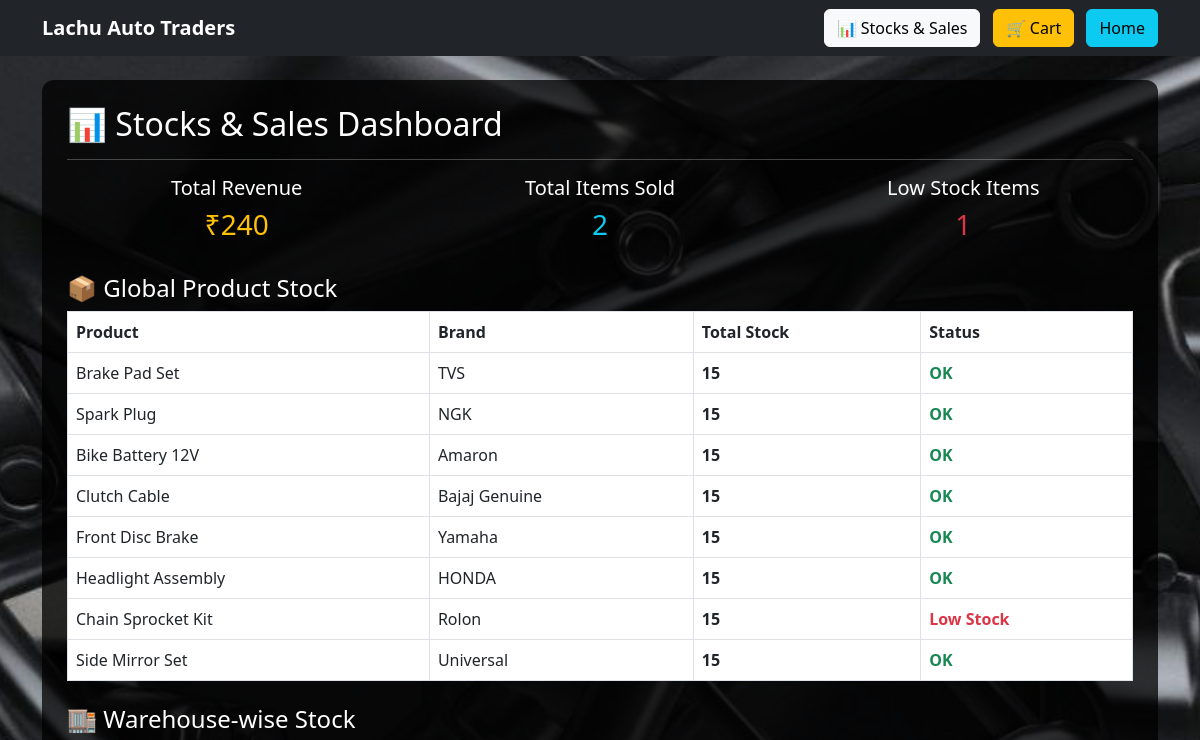
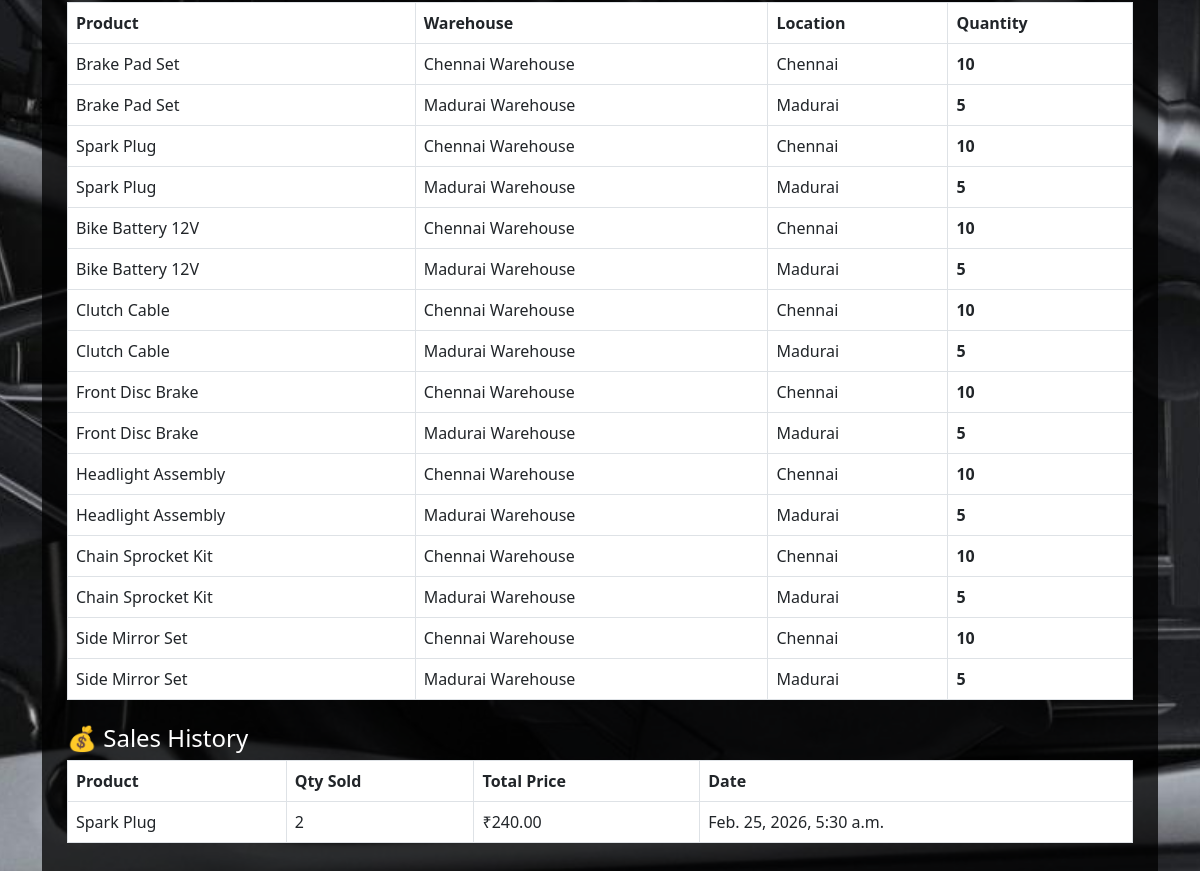
Page /dashboard/ on the earlier database version (2 pictures, top to bottom).
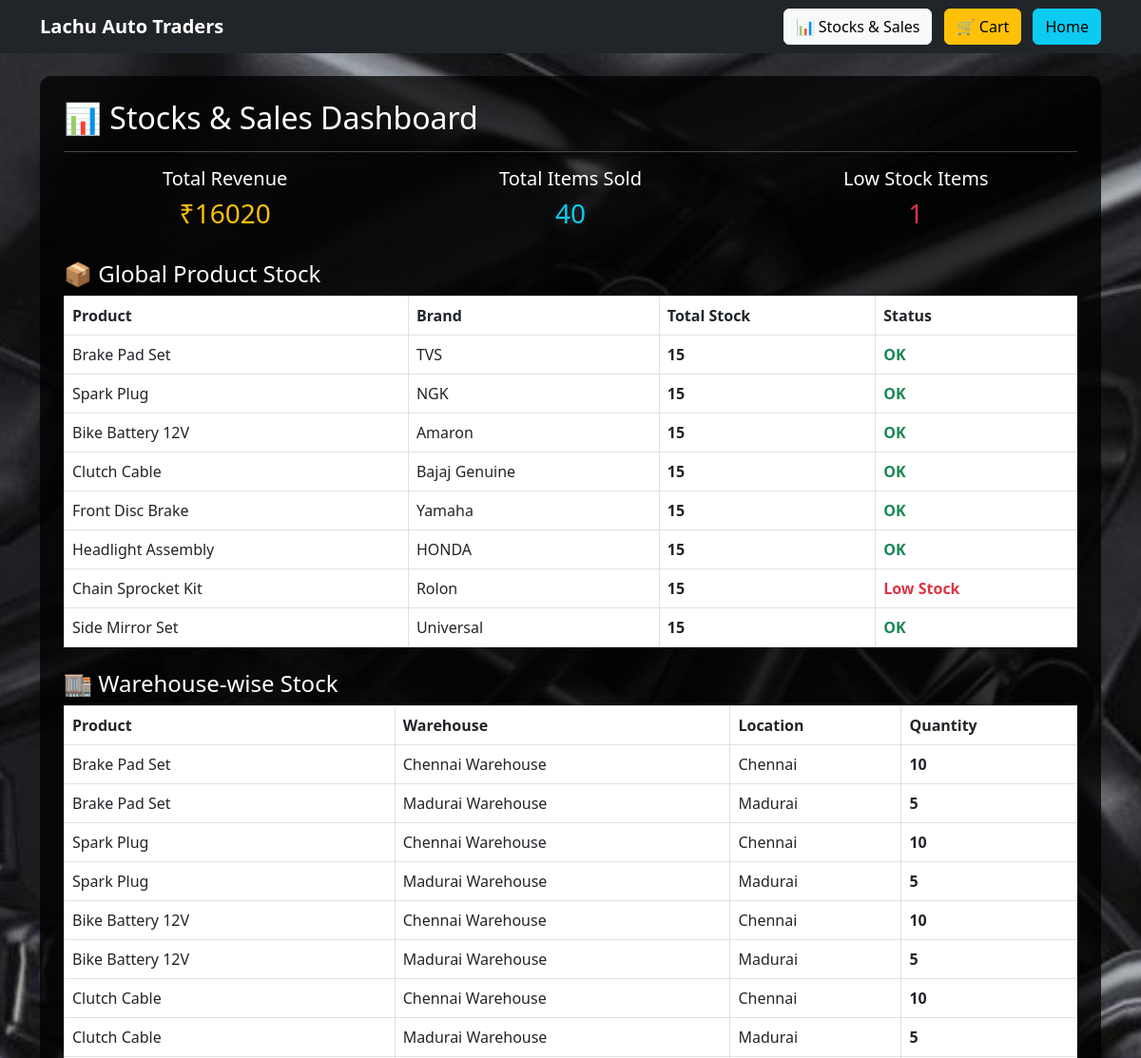
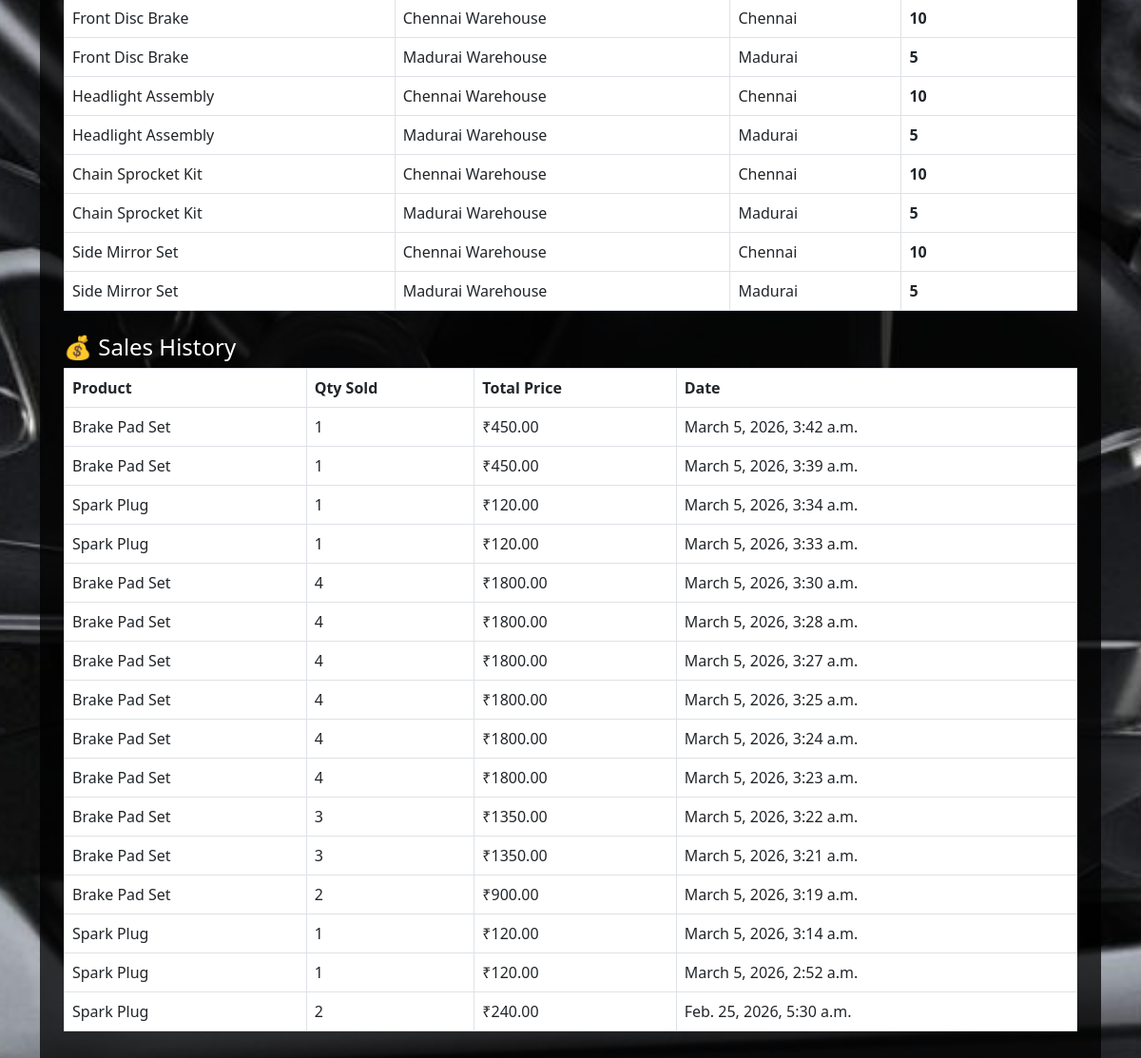
Same page on the later database version (2 pictures, top to bottom).
### inventory/models.py (models this page shows, shortened)
class Product(models.Model):
    name = models.CharField(max_length=200)
    brand = models.CharField(max_length=100)
    bike_model = models.CharField(max_length=100)
    category = models.CharField(max_length=100)
    part_number = models.CharField(max_length=100, unique=True)
    quantity = models.IntegerField(default=0)
    price = models.DecimalField(max_digits=10, decimal_places=2)
    reorder_level = models.IntegerField(default=5)
    description = models.TextField(blank=True)
    created_at = models.DateTimeField(auto_now_add=True)

class Stock(models.Model):
    product = models.ForeignKey(Product, on_delete=models.CASCADE)
    warehouse = models.ForeignKey(Warehouse, on_delete=models.CASCADE)
    quantity = models.IntegerField(default=0)

class Warehouse(models.Model):
    name = models.CharField(max_length=100)
    location = models.CharField(max_length=200)

class Sale(models.Model):
    product = models.ForeignKey(Product, on_delete=models.CASCADE)
    quantity = models.IntegerField()
    total_price = models.DecimalField(max_digits=10, decimal_places=2)
    sold_at = models.DateTimeField(auto_now_add=True)

### inventory/views.py (the view)
# urls.py: path('dashboard/', views.dashboard, name='dashboard'),
def dashboard(request):
    products = Product.objects.all()
    sales = Sale.objects.all().order_by('-sold_at')
    stocks = Stock.objects.select_related('product', 'warehouse')
    product_summary = []
    for product in products:
        total_stock = Stock.objects.filter(product=product).aggregate(
            total=Sum('quantity')
        )['total'] or 0
        product_summary.append({
            'product': product,
            'total_stock': total_stock
        })
    total_revenue = Sale.objects.aggregate(
        total=Sum('total_price')
    )['total'] or 0
    total_items_sold = Sale.objects.aggregate(
        total=Sum('quantity')
    )['total'] or 0
    low_stock_count = sum(
        1 for item in product_summary
        if item['total_stock'] <= item['product'].reorder_level
    )
    context = {
        'products': products,
        'sales': sales,
        'stocks': stocks,
        'product_summary': product_summary,  # ⭐ IMPORTANT
        'total_revenue': total_revenue,
        'total_items_sold': total_items_sold,
        'low_stock_count': low_stock_count,
    }
    return render(request, 'inventory/dashboard.html', context)

### inventory/templates/inventory/dashboard.html (shortened to what this page needs)
{% load static %}
<!DOCTYPE html>
<html>
<head>
    <link href="https://cdn.jsdelivr.net/npm/bootstrap@5.3.0/dist/css/bootstrap.min.css" rel="stylesheet">
</head>
<body>
    <nav class="navbar navbar-dark bg-dark navbar-expand-lg">
        <div class="container">
            <a class="navbar-brand fw-bold">Lachu Auto Traders</a>
            <div>
                <a href="{% url 'dashboard' %}" class="btn btn-light me-2">📊 Stocks & Sales</a>
                <a href="{% url 'cart' %}" class="btn btn-warning me-2">🛒 Cart</a>
                <a href="{% url 'home' %}" class="btn btn-info">Home</a>
            </div>
        </div>
    </nav>
    <div class="container mt-4">
        <div class="glass-box">
            <h2 class="mb-3">📊 Stocks & Sales Dashboard</h2>
            <hr>
            <div class="row text-center mb-4">
                <div class="col-md-4">
                    <h5>Total Revenue</h5>
                    <h3 class="text-warning">₹{{ total_revenue }}</h3>
                </div>
                <div class="col-md-4">
                    <h5>Total Items Sold</h5>
                    <h3 class="text-info">{{ total_items_sold }}</h3>
                </div>
                <div class="col-md-4">
                    <h5>Low Stock Items</h5>
                    <h3 class="text-danger">{{ low_stock_count }}</h3>
                </div>
            </div>
            <h4>📦 Global Product Stock</h4>
            <table class="table table-bordered">
                <tr>
                    <th>Product</th>
                    <th>Brand</th>
                    <th>Total Stock</th>
                    <th>Status</th>
                </tr>
                {% for item in product_summary %}
                <tr>
                    <td>{{ item.product.name }}</td>
                    <td>{{ item.product.brand }}</td>
                    <td><strong>{{ item.total_stock }}</strong></td>
                    <td>
                        {% if item.total_stock <= item.product.reorder_level %}
                            <span class="text-danger fw-bold">Low Stock</span>
                        {% else %}
                            <span class="text-success fw-bold">OK</span>
                        {% endif %}
                    </td>
                </tr>
                {% empty %}
                <tr>
                    <td colspan="4" class="text-center">No products available</td>
                </tr>
                {% endfor %}
            </table>
            <h4 class="mt-4">🏬 Warehouse-wise Stock</h4>
            <table class="table table-bordered">
                <tr>
                    <th>Product</th>
                    <th>Warehouse</th>
                    <th>Location</th>
                    <th>Quantity</th>
                </tr>
                {% for s in stocks %}
                <tr>
                    <td>{{ s.product.name }}</td>
                    <td>{{ s.warehouse.name }}</td>
                    <td>{{ s.warehouse.location }}</td>
                    <td><strong>{{ s.quantity }}</strong></td>
                </tr>
                {% empty %}
                <tr>
                    <td colspan="4" class="text-center">No warehouse stock data</td>
                </tr>
                {% endfor %}
            </table>
            <h4 class="mt-4">💰 Sales History</h4>
            <table class="table table-bordered">
                <tr>
                    <th>Product</th>
                    <th>Qty Sold</th>
                    <th>Total Price</th>
                    <th>Date</th>
                </tr>
                {% for s in sales %}
                <tr>
                    <td>{{ s.product.name }}</td>
                    <td>{{ s.quantity }}</td>
                    <td>₹{{ s.total_price }}</td>
                    <td>{{ s.sold_at }}</td>
                </tr>
                {% empty %}
                <tr>
                    <td colspan="4" class="text-center">No sales yet</td>
                </tr>
                {% endfor %}
            </table>
        </div>
    </div>
</body>
</html>

Differences in the rows shown:
added Sale: product.name "Brake Pad Set", quantity "1", total_price "450.00", sold_at "March 5, 2026, 3:42 a.m."
added Sale: product.name "Brake Pad Set", quantity "1", total_price "450.00", sold_at "March 5, 2026, 3:39 a.m."
added Sale: product.name "Spark Plug", quantity "1", total_price "120.00", sold_at "March 5, 2026, 3:34 a.m."
added Sale: product.name "Spark Plug", quantity "1", total_price "120.00", sold_at "March 5, 2026, 3:33 a.m."
added Sale: product.name "Brake Pad Set", quantity "4", total_price "1800.00", sold_at "March 5, 2026, 3:30 a.m."
added Sale: product.name "Brake Pad Set", quantity "4", total_price "1800.00", sold_at "March 5, 2026, 3:28 a.m."
added Sale: product.name "Brake Pad Set", quantity "4", total_price "1800.00", sold_at "March 5, 2026, 3:27 a.m."
added Sale: product.name "Brake Pad Set", quantity "4", total_price "1800.00", sold_at "March 5, 2026, 3:25 a.m."
added Sale: product.name "Brake Pad Set", quantity "4", total_price "1800.00", sold_at "March 5, 2026, 3:24 a.m."
added Sale: product.name "Brake Pad Set", quantity "4", total_price "1800.00", sold_at "March 5, 2026, 3:23 a.m."
added Sale: product.name "Brake Pad Set", quantity "3", total_price "1350.00", sold_at "March 5, 2026, 3:22 a.m."
added Sale: product.name "Brake Pad Set", quantity "3", total_price "1350.00", sold_at "March 5, 2026, 3:21 a.m."
added Sale: product.name "Brake Pad Set", quantity "2", total_price "900.00", sold_at "March 5, 2026, 3:19 a.m."
added Sale: product.name "Spark Plug", quantity "1", total_price "120.00", sold_at "March 5, 2026, 3:14 a.m."
added Sale: product.name "Spark Plug", quantity "1", total_price "120.00", sold_at "March 5, 2026, 2:52 a.m."
Other differences:
{{ total_revenue }}: "240" → "16020"
{{ total_items_sold }}: "2" → "40"
